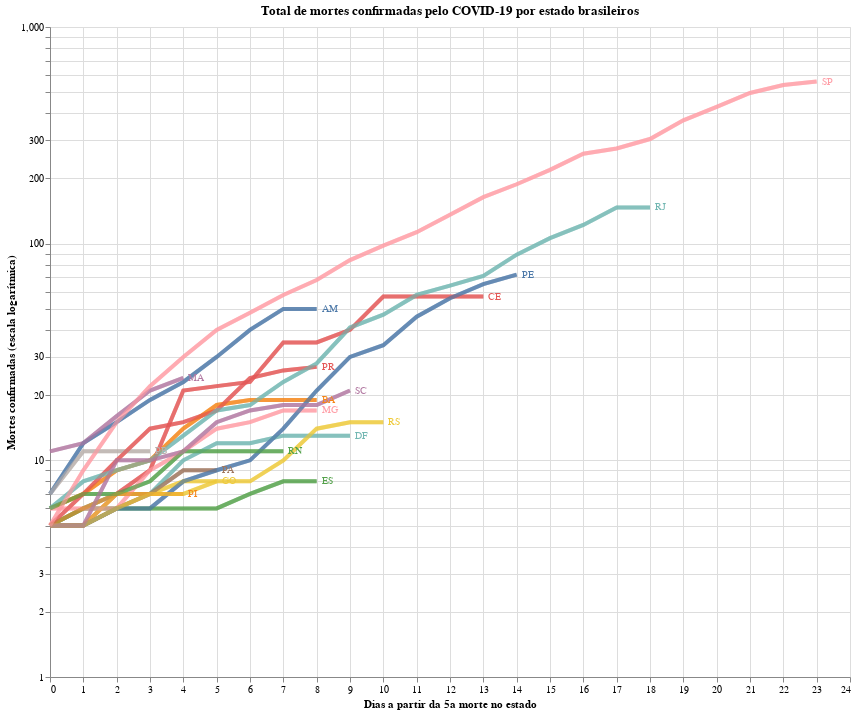

The cell this chart's notebook holds for it:
### Code cell
import altair as alt

# drop NaNs
deaths_long = deaths_long.dropna()

# Selection tool
selection = alt.selection_single(fields=['state'])
# Color change when clicked
color = alt.condition(selection,
                    alt.Color('state:N'),
                    alt.value('lightgray'))


# Base altair plot 
base = alt.Chart(deaths_long, title="Total de mortes confirmadas pelo COVID-19 por estado brasileiros").mark_line(strokeWidth=4, opacity=0.7).encode(
    x=alt.X('Day'),
    y=alt.Y('Deaths', scale=alt.Scale(type='log')),
    color=alt.Color('state', legend=None),
).properties(
    width=800,
    height=650
)

# Chart
chart = base.encode(
  color=alt.condition(selection, 'state:N', alt.value('lightgray')),
).add_selection(
  selection
)

# Overlay
overlay = base.encode(
  color='state',
  opacity=alt.value(0.5),
  tooltip=['state:N', 'Name:N']
).transform_filter(
  selection
)

# Text labels
text = base.mark_text(
    align='left',
    dx=5,
    size=10
).encode(
    x=alt.X('Day', aggregate='max',  axis=alt.Axis(title='Dias a partir da 5a morte no estado')),
    y=alt.Y('Deaths', aggregate={'argmax': 'Day'}, axis=alt.Axis(title='Mortes confirmadas (escala logarítmica)')),
    text='state',  
).transform_filter(
    selection
)

#limit = base.encode(
#    x=alt.X('Day'),
#    y=alt.Y('Deaths', scale=alt.Scale(domain=(5, deaths_long.Deaths.max()))), 
#  ).transform_filter(
#    selection
#)

# Sum em up!
chart + overlay + text #+ limit

### Figure 1 — Vega-Lite specification as saved in the notebook (floating-point values rounded to 4 significant figures; data arrays with more than 128 entries replaced by an {"elided": "..."} marker saying what was removed)
{"config": {"view": {"continuousWidth": 400, "continuousHeight": 300}}, "layer": [{"mark": {"type": "line", "opacity": 0.7, "strokeWidth": 4}, "encoding": {"color": {"condition": {"type": "nominal", "field": "state", "selection": "selector001"}, "value": "lightgray"}, "x": {"type": "quantitative", "field": "Day"}, "y": {"type": "quantitative", "field": "Deaths", "scale": {"type": "log"}}}, "height": 650, "selection": {"selector001": {"type": "single", "fields": ["state"]}}, "title": "Total de mortes confirmadas pelo COVID-19 por estado brasileiros", "width": 800}, {"mark": {"type": "line", "opacity": 0.7, "strokeWidth": 4}, "encoding": {"color": {"type": "nominal", "field": "state"}, "opacity": {"value": 0.5}, "tooltip": [{"type": "nominal", "field": "state"}, {"type": "nominal", "field": "Name"}], "x": {"type": "quantitative", "field": "Day"}, "y": {"type": "quantitative", "field": "Deaths", "scale": {"type": "log"}}}, "height": 650, "title": "Total de mortes confirmadas pelo COVID-19 por estado brasileiros", "transform": [{"filter": {"selection": "selector001"}}], "width": 800}, {"mark": {"type": "text", "align": "left", "dx": 5, "size": 10}, "encoding": {"color": {"type": "nominal", "field": "state", "legend": null}, "text": {"type": "nominal", "field": "state"}, "x": {"type": "quantitative", "aggregate": "max", "axis": {"title": "Dias a partir da 5a morte no estado"}, "field": "Day"}, "y": {"type": "quantitative", "aggregate": {"argmax": "Day"}, "axis": {"title": "Mortes confirmadas (escala logarítmica)"}, "field": "Deaths"}}, "height": 650, "title": "Total de mortes confirmadas pelo COVID-19 por estado brasileiros", "transform": [{"filter": {"selection": "selector001"}}], "width": 800}], "data": {"name": "data-2079b35733fb188043099d79d010e65b"}, "$schema": "https://vega.github.io/schema/vega-lite/v4.8.1.json", "datasets": {"data-2079b35733fb188043099d79d010e65b": {"elided": "182 records"}}}
